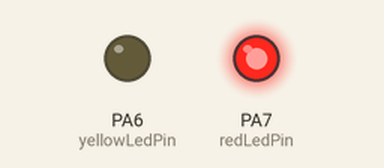
Bench run of a sketch on a simulated STM32 Blue Pill. On the bench: output pins drawn as LEDs (lit = HIGH). What the sketch prints to the serial monitor is not drawn.

Above: at 0.2 s.
At 3.6 s:
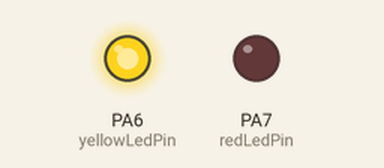
At 5.0 s:
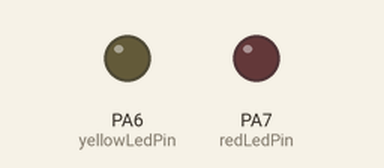
Timing chart, 0 to 6.6 s (numbered marks = the images above):
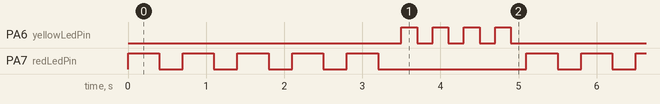

The sketch:

5printing_over_serial_blinking_led.ino
```cpp
// This turns on the onboard LED for 1s and off for 0.5s repeatedly

int redLedPin = PA7;
int yellowLedPin = PA6;
int redWaitTimeOn = 400;
int redWaitTimeOff = 300;
int yellowWaitTimeOn = 200;
int yellowWaitTimeOff = 200;
int redNumBlink = 4;
int yellowNumBlink = 3;
int i,j;
String redMessage = "\n\nThe Red LED is blinking";
String yellowMessage = "\nThe Yellow LED is blinking\n";
String blinkMessage = "\tYou are on blink : ";
void setup(){
    // initialize the digital pin as output
  pinMode(redLedPin, OUTPUT);
  pinMode(yellowLedPin, OUTPUT);
  Serial.begin(9600);
}

void loop() {
    Serial.println(redMessage);
    for(i = 0 ; i <= redNumBlink ; i++){
        Serial.print(blinkMessage);
        Serial.println(i);
        digitalWrite(redLedPin, HIGH);   // turn the LED on (HIGH is the voltage level)
        delay(redWaitTimeOn);               // wait for a 1 second
        digitalWrite(redLedPin, LOW);    // turn the LED off by making the voltage LOW
        delay(redWaitTimeOff);
    }
    Serial.print(yellowMessage + blinkMessage);
    for(j = 0 ; j <= yellowNumBlink ; j++){
        Serial.print(j);
        digitalWrite(yellowLedPin, HIGH);   // turn the LED on (HIGH is the voltage level)
        delay(yellowWaitTimeOn);               // wait for a 1 second
        digitalWrite(yellowLedPin, LOW);    // turn the LED off by making the voltage LOW
        delay(yellowWaitTimeOff);
    }
}
```

Measured:
- by itself, PA6 (yellowLedPin): repeats every 5.1 s: 3 × (LOW 0.20 s, HIGH 0.20 s), LOW 3.7 s, HIGH 0.20 s
- by itself, PA7 (redLedPin): repeats every 5.1 s: 4 × (LOW 0.30 s, HIGH 0.40 s), LOW 1.9 s, HIGH 0.40 s
- by itself, everything shown: repeats every 5.1 s, in 18 steps
